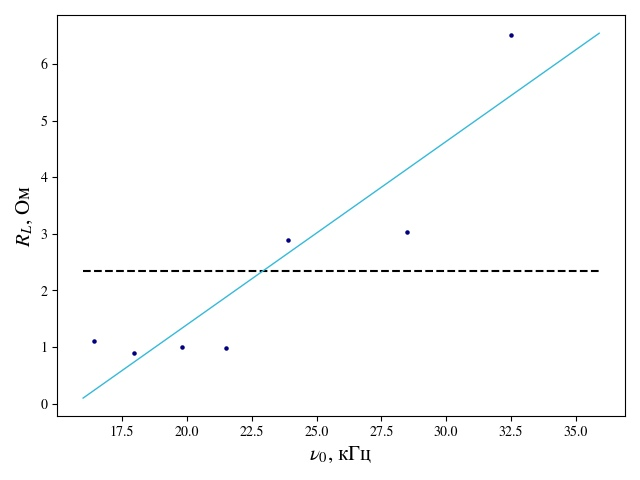

Here is the Python script that generated this plot:
import numpy as np
import matplotlib.pyplot as plt
import math

plt.rcParams['mathtext.fontset'] = 'stix'
plt.rcParams['font.family'] = 'STIXGeneral'


def approx(X, Y, d):
    m = len(X)
    xav = 0
    yav = 0
    x2av = 0
    y2av = 0
    xyav = 0
    # 1 approximation : y = kx + b
    if (d == 1):
        for n in range(len(X)):
            xyav = xyav + X[n] * Y[n] / m
            y2av = y2av + Y[n] * Y[n] / m
            x2av = x2av + X[n] * X[n] / m
            xav = xav + X[n] / m
            yav = yav + Y[n] / m
        k = ((xyav) - xav * yav) / (x2av - xav * xav)
        b = yav - k * xav
        d_k = 1 / math.sqrt(m) * math.sqrt(abs((y2av - yav * yav) / (x2av - xav * xav) - k ** 2))
        d_b = d_k * math.sqrt(x2av - xav * xav)
        final_data = [k, d_k, b, d_b]
    else:
        # 2 approximation : y = kx
        if (d == 2):
            for n in range(len(X)):
                xyav = xyav + X[n] * Y[n] / m
                y2av = y2av + Y[n] * Y[n] / m
                x2av = x2av + X[n] * X[n] / m
            k = (xyav) / (x2av)
            d_k = 1 / math.sqrt(m) * math.sqrt(abs((y2av) / (x2av) - k ** 2))
            final_data = [k, d_k]
    return final_data


f = [32.5, 28.5, 23.9, 21.5, 19.83, 17.96, 16.42]
err_f = [0 for i in range(len(f))]
for i in range(len(f)):
    err_f[i] = 0.03 * f[i]

RL = [6.51, 3.03, 2.89, 0.99, 1.01, 0.90, 1.11]
err_RL = [0 for i in range(len(RL))]
for i in range(len(RL)):
    err_RL[i] = 0.03 * RL[i]

plt.scatter(f, RL, s=5, color='navy')

final_data = approx(f, RL, 1)
k = final_data[0]
b = final_data[2]

t = np.arange(16, 36, 0.1)
Rl_mean = np.linspace(2.35, 2.35, 200)
s = [0 for i in range(len(t))]
for i in range(len(s)):
    s[i] = k * t[i] + b
plt.plot(t, Rl_mean, '--', color='black')
plt.plot(t, s, lw=1.0, color='#36B9DA')


plt.xlabel(r'$\nu_0$, кГц', size=15)
plt.ylabel(r'$R_{L}$, Ом', size=15)
kwargs = {'linestyle': '--', 'lw': 0.5}

plt.show()

plt.savefig('p')
